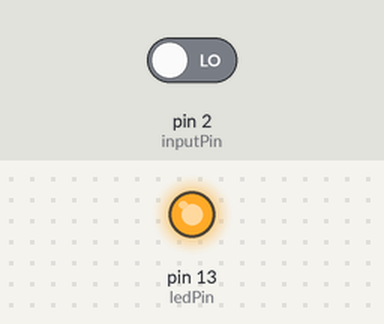
The sketch below on a simulated Arduino Uno, built with avr-gcc and run on an emulated ATmega328P. On the bench: output pins drawn as LEDs (lit = HIGH). The test bench sets the inputs (shaded band); at power-on: pin 2 (inputPin) LOW. No radio packets arrive unless stated; what the sketch prints to the serial monitor is not drawn.

Above: at 0.91 s.
At 30.1 s:
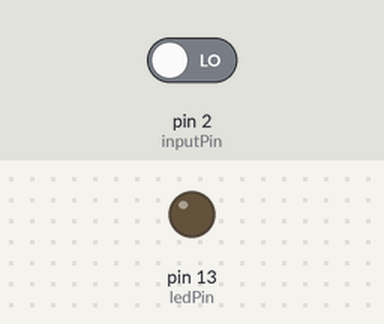
Timing chart, 0 to 31.6 s (numbered marks = the images above):
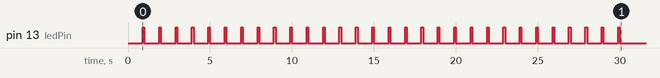

The sketch:

PIR-to-air.ino
```cpp
/*  Pir sensor, transmitting on 443Mhz its value */

#include <RH_ASK.h>             // Include RadioHead Amplitude Shift Keying Library
#include <SPI.h>                // Include dependant SPI Library

// Configurable variables
int ledPin = LED_BUILTIN;       // choose the pin for the LED
int inputPin = 2;               // choose the input pin (for PIR sensor)
int calibrationTime = 30;       // the time we give the sensor to calibrate (10-60 secs according to the datasheet)
const char *shoutMsg = "black-baltic-sheep:1"; // sensor ID and value that will be broadcasted via radio

// Rest of variables
int outputPin = 12;             // pin 12 is default for the library (for 433 Mhz radio module) -- not used, reference only
int pirState = LOW;             // we start, assuming no motion detected
int pirValue = 0;               // variable for reading the pin status
RH_ASK rfDriver;               // create Amplitude Shift Keying (ASK) Object


void calibrateSensor() {
  // give the sensor some time to calibrate
  Serial.print("Calibrating sensor");
    for(int i = 0; i < calibrationTime; i++) {
      Serial.print(".");
      delay(900);
      digitalWrite(ledPin, HIGH);
      delay(100);
      digitalWrite(ledPin, LOW);
    }
    Serial.println(" done!");
}

void initRadio() {
    // Initialize ASK Object
    if (!rfDriver.init()) {
      Serial.println("Failed to init radio!");
    }
}

void transmitAlert()
{
  rfDriver.send((uint8_t *)shoutMsg, strlen(shoutMsg));
  rfDriver.waitPacketSent();
}

void pirLoopHandler() {
  pirValue = digitalRead(inputPin);
  if (pirValue == HIGH) {
    digitalWrite(ledPin, HIGH);
    if (pirState == LOW) {
      // we have just turned on
      // We only want to print on the output change, not state
      Serial.println("Motion detected!");
      pirState = HIGH;
      transmitAlert();
    }
  } else {
    digitalWrite(ledPin, LOW);
    if (pirState == HIGH){
      // we have just turned of
      // We only want to print on the output change, not state
      Serial.println("Motion ended!");
      pirState = LOW;
    }
  }
}

void setup() {
  pinMode(ledPin, OUTPUT);      // declare LED as output
  pinMode(inputPin, INPUT);     // declare sensor as input

  Serial.begin(9600);

  calibrateSensor();
  initRadio();
}


void loop() {
  pirLoopHandler();
}
```
